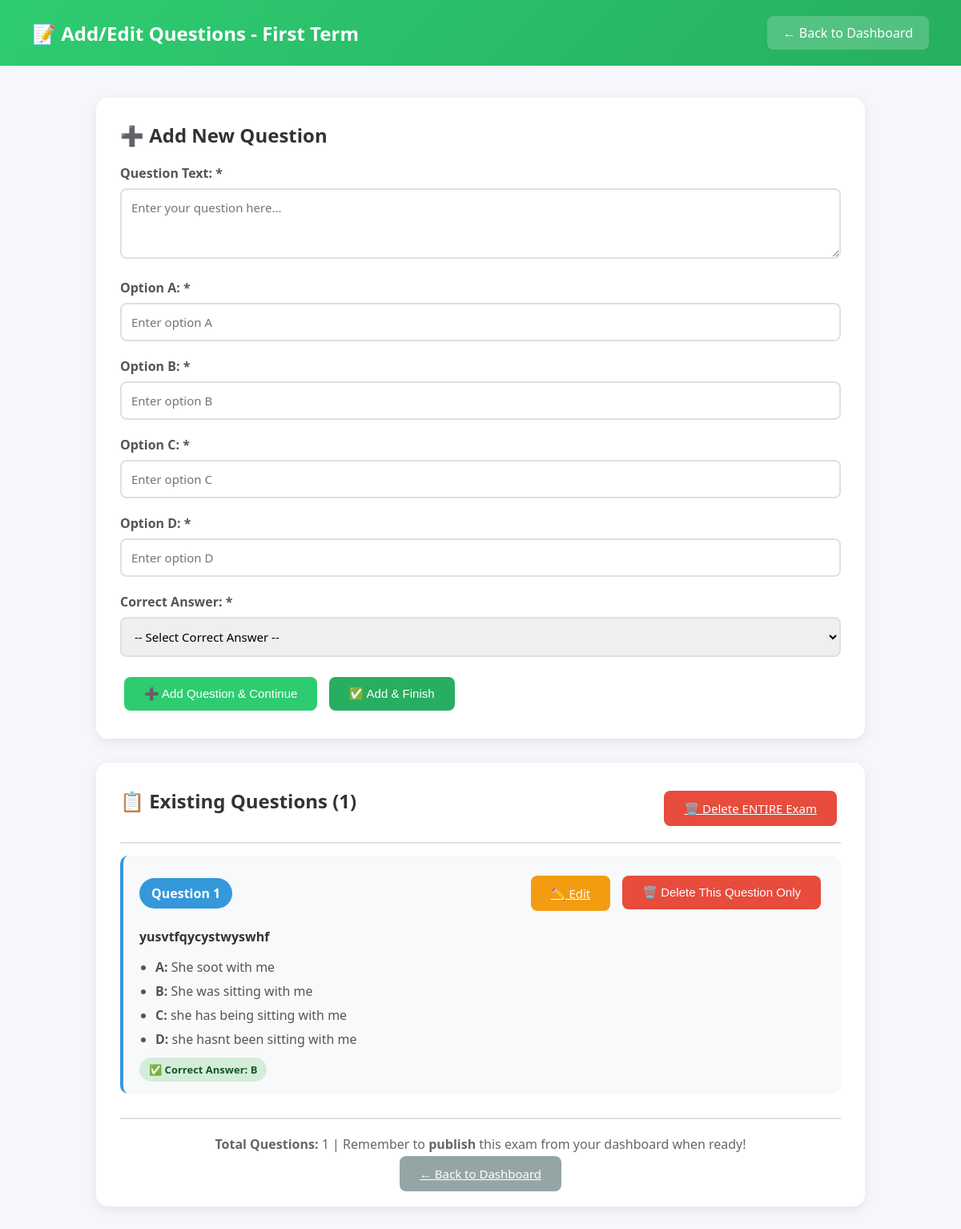
The app's page /teacher/add-questions/2/ (signed in) with its own data.
### accounts/models.py (models this page shows, shortened)
class Exam(models.Model):
    exam_id = models.CharField(max_length=20, unique=True)
    title = models.CharField(max_length=200)
    subject = models.CharField(max_length=100)
    class_name = models.CharField(max_length=50)
    duration_minutes = models.IntegerField(default=60)
    created_by = models.ForeignKey(Teacher, on_delete=models.CASCADE)
    created_at = models.DateTimeField(auto_now_add=True)
    is_active = models.BooleanField(default=True)
    shuffle_questions = models.BooleanField(default=True)
    is_published = models.BooleanField(default=False)  # NEW: Publishing system
    updated_at = models.DateTimeField(auto_now=True)  # NEW: Track updates

class Question(models.Model):
    exam = models.ForeignKey(Exam, on_delete=models.CASCADE, related_name='questions')
    question_text = models.TextField()
    option_a = models.CharField(max_length=500)
    option_b = models.CharField(max_length=500)
    option_c = models.CharField(max_length=500)
    option_d = models.CharField(max_length=500)
    correct_answer = models.CharField(max_length=1, choices=[('A', 'A'), ('B', 'B'), ('C', 'C'), ('D', 'D')])
    question_number = models.IntegerField()
    class Meta:
        ordering = ['question_number']

### accounts/views.py (the view, shortened to what this page needs)
# urls.py: path('teacher/add-questions/<int:exam_id>/', views.add_questions, name='add_questions'),
@login_required
def add_questions(request, exam_id):
    try:
        teacher = Teacher.objects.get(user=request.user)
        exam = Exam.objects.get(id=exam_id, created_by=teacher)
    except:
        messages.error(request, 'Access denied.')
        return redirect('teacher_dashboard')
    questions = exam.questions.all()
    context = {
        'exam': exam,
        'questions': questions,
    }
    return render(request, 'add_questions.html', context)

### accounts/templates/add_questions.html (shortened to what this page needs)
<!DOCTYPE html>
<html lang="en">
<head>
</head>
<body>
    <nav class="navbar">
        <h1>📝 Add/Edit Questions - {{ exam.title }}</h1>
        <a href="{% url 'teacher_dashboard' %}">← Back to Dashboard</a>
    </nav>
    <div class="container">
        <div class="card">
            <h2>➕ Add New Question</h2>
            <form method="POST">
                <div class="form-group">
                    <label>Question Text: *</label>
                    <textarea name="question_text" rows="3" required placeholder="Enter your question here..."></textarea>
                </div>
                <div class="form-group">
                    <label>Option A: *</label>
                    <input type="text" name="option_a" required placeholder="Enter option A">
                </div>
                <div class="form-group">
                    <label>Option B: *</label>
                    <input type="text" name="option_b" required placeholder="Enter option B">
                </div>
                <div class="form-group">
                    <label>Option C: *</label>
                    <input type="text" name="option_c" required placeholder="Enter option C">
                </div>
                <div class="form-group">
                    <label>Option D: *</label>
                    <input type="text" name="option_d" required placeholder="Enter option D">
                </div>
                <div class="form-group">
                    <label>Correct Answer: *</label>
                    <select name="correct_answer" required>
                        <option value="">-- Select Correct Answer --</option>
                    </select>
                </div>
                <button type="submit" name="add_another" class="btn btn-primary">➕ Add Question & Continue</button>
                <button type="submit" class="btn btn-primary" style="background: #27ae60;">✅ Add & Finish</button>
            </form>
        </div>
        <div class="card">
            <div class="question-header" style="border-bottom: 2px solid #e0e0e0; padding-bottom: 15px;">
                <h2>📋 Existing Questions ({{ questions.count }})</h2>
                {% if questions %}
                <a href="{% url 'delete_exam' exam.id %}" class="btn btn-danger"
                   onclick="return confirm('⚠️ DELETE ALL QUESTIONS AND THIS EXAM? This cannot be undone!')">
                    🗑️ Delete ENTIRE Exam
                </a>
                {% endif %}
            </div>
            {% for question in questions %}
            <div class="question-item">
                <div class="question-header">
                    <span class="question-number">Question {{ question.question_number }}</span>
                    <div class="question-actions">
                        <a href="{% url 'edit_question' question.id %}" class="btn btn-warning">✏️ Edit</a>
                        <form method="POST" action="{% url 'delete_single_question' exam.id question.question_number %}"
                              style="display:inline;">
                            <button type="submit" class="btn btn-danger"
                                    onclick="return confirm('Delete Question {{ question.question_number }}? Other questions will be renumbered.')">
                                🗑️ Delete This Question Only
                            </button>
                        </form>
                    </div>
                </div>
                <p style="font-size: 16px; color: #333; margin-bottom: 15px; line-height: 1.5;">
                    <strong>{{ question.question_text }}</strong>
                </p>
                <ul class="options-list">
                    <li><strong>A:</strong> {{ question.option_a }}</li>
                    <li><strong>B:</strong> {{ question.option_b }}</li>
                    <li><strong>C:</strong> {{ question.option_c }}</li>
                    <li><strong>D:</strong> {{ question.option_d }}</li>
                </ul>
                <div>
                    <span class="correct-answer">✅ Correct Answer: {{ question.correct_answer }}</span>
                </div>
            </div>
            {% empty %}
            <div style="text-align: center; padding: 60px 20px;">
                <p style="font-size: 48px; margin-bottom: 20px;">📝</p>
                <p style="color: #999; font-size: 18px;">No questions added yet.</p>
                <p style="color: #666; margin-top: 10px;">Add your first question using the form above!</p>
            </div>
            {% endfor %}
            {% if questions %}
            <div style="margin-top: 30px; padding-top: 20px; border-top: 2px solid #e0e0e0; text-align: center;">
                <p style="color: #666; margin-bottom: 15px;">
                    <strong>Total Questions:</strong> {{ questions.count }} |
                    Remember to <strong>publish</strong> this exam from your dashboard when ready!
                </p>
                <a href="{% url 'teacher_dashboard' %}" class="btn btn-secondary">
                    ← Back to Dashboard
                </a>
            </div>
            {% endif %}
        </div>
    </div>
</body>
</html>

### accounts/templates/add_questions.html (style rules this page uses)
* { margin: 0; padding: 0; box-sizing: border-box; }
body { font-family: 'Segoe UI', Tahoma, Geneva, Verdana, sans-serif; background: #f5f7fa; }
.navbar { background: linear-gradient(135deg, #2ecc71 0%, #27ae60 100%); color: white; padding: 20px 40px; display: flex; justify-content: space-between; align-items: center; }
.navbar a { color: white; text-decoration: none; padding: 10px 20px; background: rgba(255,255,255,0.2); border-radius: 8px; }
.container { max-width: 1000px; margin: 40px auto; padding: 0 20px; }
.card { background: white; padding: 30px; border-radius: 15px; box-shadow: 0 4px 15px rgba(0,0,0,0.08); margin-bottom: 30px; }
.card h2 { margin-bottom: 20px; color: #333; }
.form-group { margin-bottom: 20px; }
label { display: block; margin-bottom: 8px; color: #555; font-weight: 600; }
input, select, textarea { width: 100%; padding: 12px; border: 2px solid #e0e0e0; border-radius: 8px; font-size: 15px; font-family: inherit; }
.btn { padding: 12px 25px; border: none; border-radius: 8px; font-size: 15px; cursor: pointer; margin: 5px; }
.btn-primary { background: #2ecc71; color: white; }
.btn-danger { background: #e74c3c; color: white; }
.btn-warning { background: #f39c12; color: white; }
.btn-secondary { background: #95a5a6; color: white; }
.question-item { background: #f8f9fa; padding: 20px; border-radius: 10px; margin-bottom: 15px; border-left: 4px solid #3498db; }
.question-header { display: flex; justify-content: space-between; align-items: center; margin-bottom: 15px; flex-wrap: wrap; gap: 10px; }
.question-number { background: #3498db; color: white; padding: 8px 15px; border-radius: 20px; font-weight: bold; }
.question-actions { display: flex; gap: 5px; flex-wrap: wrap; }
.options-list { margin: 15px 0; padding-left: 20px; }
.options-list li { margin: 8px 0; color: #555; }
.correct-answer { background: #d4edda; color: #155724; padding: 6px 12px; border-radius: 15px; font-size: 13px; font-weight: bold; }

### records on screen
Exam: title "First Term", count "1"
Question: question_number "1", question_text "yusvtfqycystwyswhf", option_a "She soot with me", option_b "She was sitting with me", option_c "she has being sitting with me", option_d "she hasnt been sitting with me", correct_answer "B"

### other values on screen
{{ questions.count }} "1"
